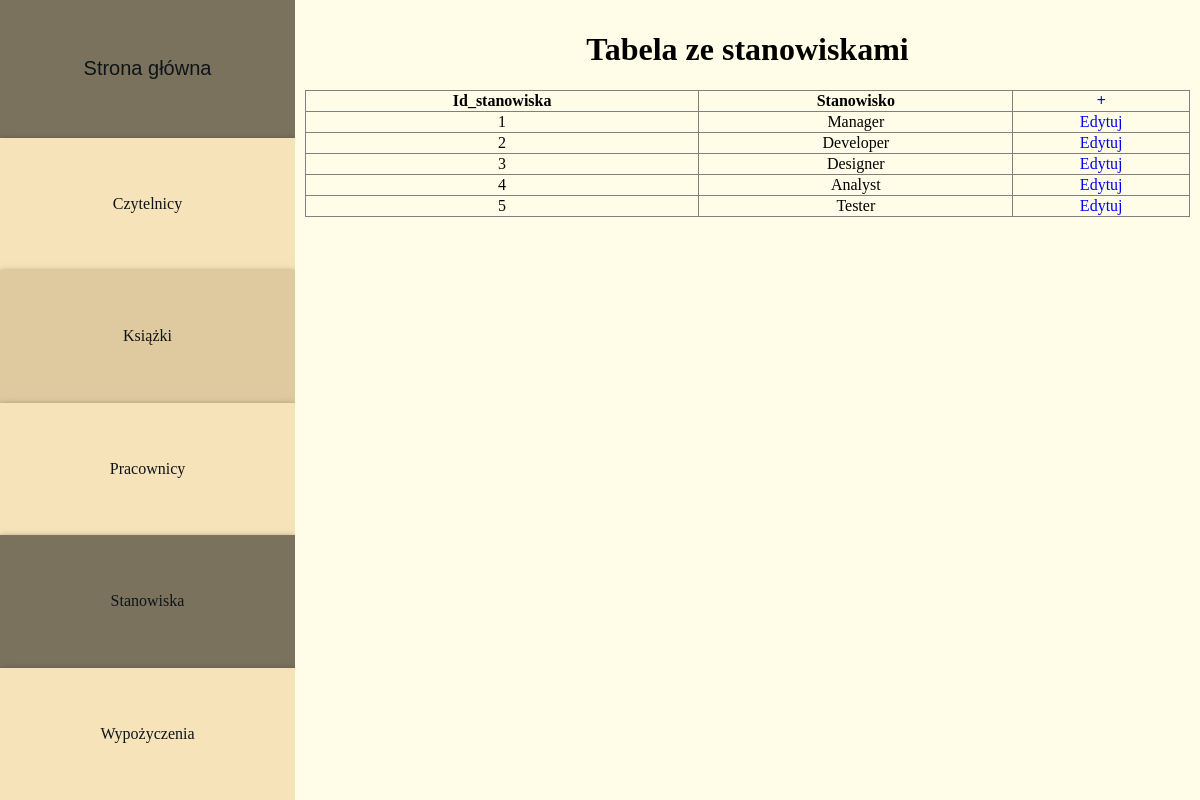
/stanowiska.php, run on the app's committed database.
### tables this page shows
CREATE TABLE stanowiska (
    Id_stanowiska INT AUTO_INCREMENT PRIMARY KEY,
    Nazwa VARCHAR(100) NOT NULL
);

### stanowiska.php (the view, shortened to what this page needs)
<!DOCTYPE html>
<html lang="pl">
<head>
    <link rel="stylesheet" href="style.css">
</head>
<body>
<div class="container">
    <?php
    include 'menu.php';
    ?>
    <div class="main-content">
        <h1 style="text-align: center;">
            Tabela ze stanowiskami
        </h1>
        <?php
        $sql = "SELECT Id_stanowiska,
                Nazwa AS Stanowisko,
                'Edytuj' AS '+' FROM stanowiska";
        $query = $con->query($sql);
        if ($query->num_rows > 0) {
            echo '<table border="1" style="width:100%; border-collapse: collapse; text-align: center;">';
            echo '<tr>';
            $fetch_fields = $query->fetch_fields();
            foreach ($fetch_fields as $f) {
                if ($f->name === '+') echo '<th>' . '<a href="dodaj.php?t=stanowiska">' . $f->name . '</th>';
                else echo '<th>' . $f->name . '</th>';
            }
            echo '</tr>';
            while ($fetch_assoc = $query->fetch_assoc()) {
                echo '<tr>';
                foreach ($fetch_fields as $f) {
                    $fa = $fetch_assoc[$f->name];
                    if ($f->name === '+') {
                        echo '<td><a href="edytuj.php?id=' . $fetch_assoc['Id_stanowiska'] . "&t=stanowiska" . '">' . $fa . '</a></td>';
                    }
                    else {
                        echo '<td>' . $fa . '</td>';
                    }
                }
                echo '</tr>';
            }
            echo '</table>';
        }
        ?>
    </div>
</div>
</body>
</html>

### style.css (style rules this page uses)
html, body { margin: 0; padding: 0; height: 100%; }
.container { display: flex; height: 100vh; }
a { text-decoration: none; }
.main-content { text-align: center; align-items: center; justify-content: center; width: 75%; padding: 10px; background-color: #FFFDE8; }

### data on the page
stanowiska: Id_stanowiska "1", Nazwa "Manager", fa "Edytuj"
stanowiska: Id_stanowiska "2", Nazwa "Developer", fa "Edytuj"
stanowiska: Id_stanowiska "3", Nazwa "Designer", fa "Edytuj"
stanowiska: Id_stanowiska "4", Nazwa "Analyst", fa "Edytuj"
stanowiska: Id_stanowiska "5", Nazwa "Tester", fa "Edytuj"

### other printed values
$f->name "Id_stanowiska"
$f->name "Stanowisko"
$f->name "+"
